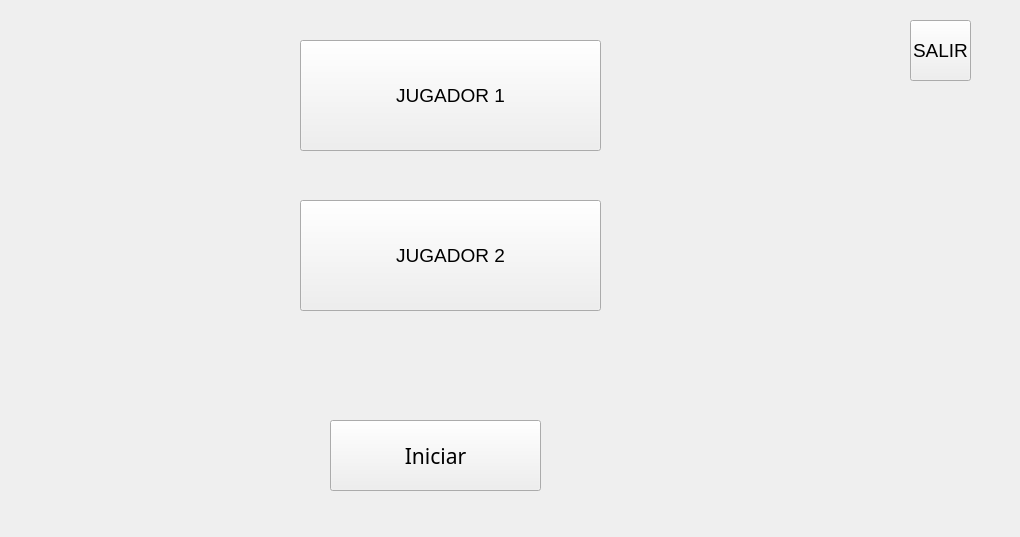
<?xml version="1.0" encoding="UTF-8"?>
<ui version="4.0">
 <class>opcion</class>
 <widget class="QWidget" name="opcion">
  <property name="enabled">
   <bool>true</bool>
  </property>
  <property name="geometry">
   <rect>
    <x>0</x>
    <y>0</y>
    <width>1020</width>
    <height>537</height>
   </rect>
  </property>
  <property name="windowTitle">
   <string>Form</string>
  </property>
  <widget class="QPushButton" name="Iniciar">
   <property name="geometry">
    <rect>
     <x>330</x>
     <y>420</y>
     <width>211</width>
     <height>71</height>
    </rect>
   </property>
   <property name="font">
    <font>
     <family>Schadow BT</family>
     <pointsize>16</pointsize>
     <weight>50</weight>
     <bold>false</bold>
     <kerning>true</kerning>
    </font>
   </property>
   <property name="text">
    <string>Iniciar</string>
   </property>
  </widget>
  <widget class="QPushButton" name="Player1">
   <property name="geometry">
    <rect>
     <x>300</x>
     <y>40</y>
     <width>301</width>
     <height>111</height>
    </rect>
   </property>
   <property name="font">
    <font>
     <pointsize>14</pointsize>
     <kerning>true</kerning>
    </font>
   </property>
   <property name="autoFillBackground">
    <bool>false</bool>
   </property>
   <property name="text">
    <string>JUGADOR 1</string>
   </property>
   <property name="iconSize">
    <size>
     <width>400</width>
     <height>280</height>
    </size>
   </property>
   <property name="checkable">
    <bool>true</bool>
   </property>
   <property name="autoDefault">
    <bool>true</bool>
   </property>
   <property name="default">
    <bool>false</bool>
   </property>
   <property name="flat">
    <bool>false</bool>
   </property>
  </widget>
  <widget class="QPushButton" name="pushButton">
   <property name="geometry">
    <rect>
     <x>910</x>
     <y>20</y>
     <width>61</width>
     <height>61</height>
    </rect>
   </property>
   <property name="font">
    <font>
     <pointsize>14</pointsize>
    </font>
   </property>
   <property name="text">
    <string>SALIR</string>
   </property>
   <property name="iconSize">
    <size>
     <width>50</width>
     <height>50</height>
    </size>
   </property>
   <property name="autoDefault">
    <bool>true</bool>
   </property>
   <property name="flat">
    <bool>false</bool>
   </property>
  </widget>
  <widget class="QLabel" name="label_3">
   <property name="geometry">
    <rect>
     <x>0</x>
     <y>0</y>
     <width>1031</width>
     <height>561</height>
    </rect>
   </property>
   <property name="text">
    <string/>
   </property>
   <property name="pixmap">
    <pixmap resource="Imagenes.qrc">:/ImagenesJuego/Fondos/504.jpg</pixmap>
   </property>
  </widget>
  <widget class="QPushButton" name="Player2">
   <property name="geometry">
    <rect>
     <x>300</x>
     <y>200</y>
     <width>301</width>
     <height>111</height>
    </rect>
   </property>
   <property name="font">
    <font>
     <pointsize>14</pointsize>
     <kerning>true</kerning>
    </font>
   </property>
   <property name="autoFillBackground">
    <bool>false</bool>
   </property>
   <property name="text">
    <string>JUGADOR 2</string>
   </property>
   <property name="iconSize">
    <size>
     <width>400</width>
     <height>280</height>
    </size>
   </property>
   <property name="checkable">
    <bool>true</bool>
   </property>
   <property name="autoDefault">
    <bool>true</bool>
   </property>
   <property name="default">
    <bool>false</bool>
   </property>
   <property name="flat">
    <bool>false</bool>
   </property>
  </widget>
  <zorder>label_3</zorder>
  <zorder>Iniciar</zorder>
  <zorder>Player1</zorder>
  <zorder>pushButton</zorder>
  <zorder>Player2</zorder>
 </widget>
 <resources>
  <include location="Imagenes.qrc"/>
 </resources>
 <connections/>
</ui>
